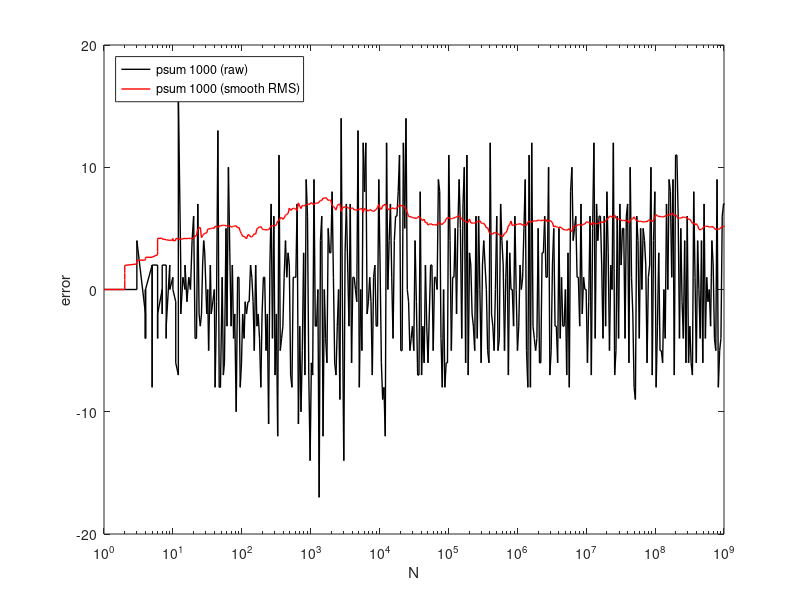
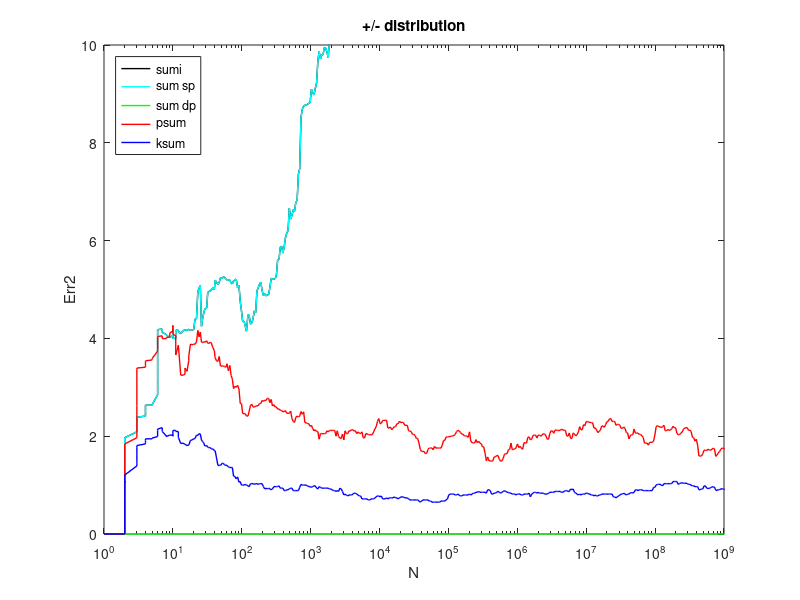
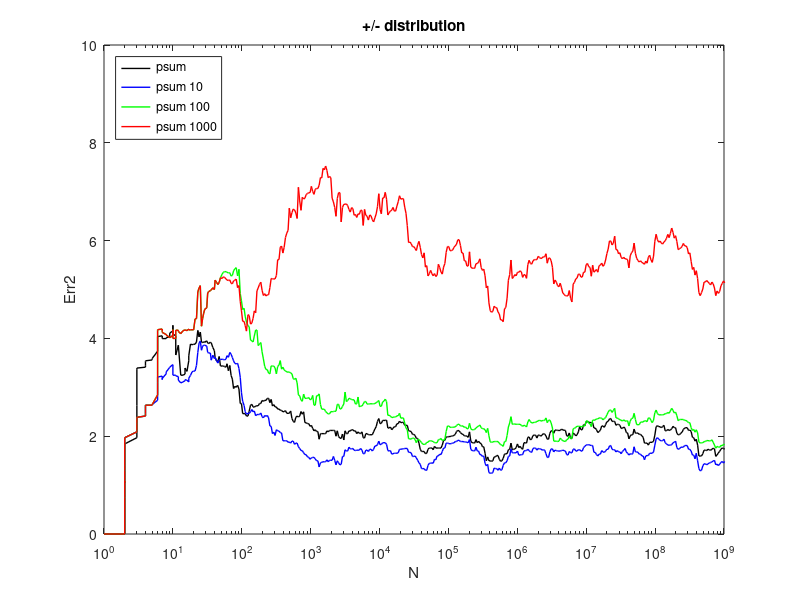
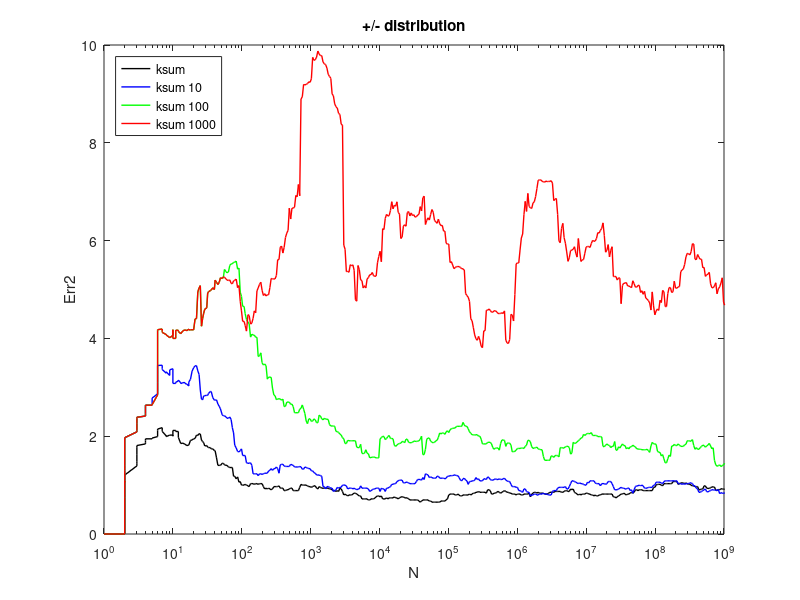

Source code (MATLAB) for these figures, in order:
isFAST = false;



if isFAST 
  a = dlmread("sums_bench_files/bench_fast_2.txt");
  ftitle = ", fast-math";
  fsuffix = "_fast";
else
  a = dlmread("sums_bench_files/bench_2.txt");
  ftitle = ""
  fsuffix = "";
endif

ntest = sum(a(:,1) == 1)
np = size(a,1) / ntest

b = reshape(a,ntest,np,[]);

nbel = b(:,1,2);
sumi = movmean(b(:,:,3).^2,33).^0.5;
sum0 = movmean(b(:,:,4).^2,33).^0.5;
sum1 = movmean(b(:,:,5).^2,33).^0.5;
psum = movmean(b(:,:,6).^2,33).^0.5;
psum10 = movmean(b(:,:,7).^2,33).^0.5;
psum100 = movmean(b(:,:,8).^2,33).^0.5;
psum1000 = movmean(b(:,:,9).^2,33,1).^0.5;
ksum = movmean(b(:,:,10).^2,33).^0.5;
ksum10 = movmean(b(:,:,11).^2,33).^0.5;
ksum100 = movmean(b(:,:,12).^2,33).^0.5;
ksum1000 = movmean(b(:,:,13).^2,33).^0.5;

set(0, 'DefaultLineLineWidth', 1);


h = figure(10)
semilogx  (nbel,b(:,1,9),'k', ...
           nbel,psum1000(:,1),'r')
axis([1 1e9 -20 20]);
xlabel('N'); ylabel("error"); %title("xxx");
legend('psum 1000 (raw)','psum 1000 (smooth RMS)', ...
       'location','northwest') 
print(['sums_bench_files/fig10' fsuffix '.png'],'-dpng','-S700,400');

h = figure(11)
semilogx  (nbel,sumi(:,1),'k', ...
           nbel,sum0(:,1),'c', ...
           nbel,sum1(:,1),'g', ...
           nbel,psum(:,1),'r', ...
           nbel,ksum(:,1),'b')
axis([1 1e9 0 10]);
xlabel('N'); ylabel("Err2"); title(["+/- distribution" ftitle]);
legend('sumi','sum sp','sum dp','psum','ksum', ...
       'location','northwest') 
print(['sums_bench_files/fig11' fsuffix '.png'],'-dpng','-S700,400');


h = figure(12)
semilogx  (nbel,psum(:,1),'k', ...
           nbel,psum10(:,1),'b', ...
           nbel,psum100(:,1),'g', ...
           nbel,psum1000(:,1),'r')
axis([1 1e9 0 10]);
xlabel('N'); ylabel("Err2"); title(["+/- distribution" ftitle]);
legend('psum','psum 10','psum 100','psum 1000', ...
       'location','northwest') 
print(['sums_bench_files/fig12' fsuffix '.png'],'-dpng','-S700,400');


h = figure(13)
semilogx  (nbel,ksum(:,1),'k', ...
           nbel,ksum10(:,1),'b', ...
           nbel,ksum100(:,1),'g', ...
           nbel,ksum1000(:,1),'r')
axis([1 1e9 0 10]);
xlabel('N'); ylabel("Err2"); title(["+/- distribution" ftitle]);
legend('ksum','ksum 10','ksum 100','ksum 1000', ...
       'location','northwest') 
print(['sums_bench_files/fig13' fsuffix '.png'],'-dpng','-S700,400');



h = figure(14)
semilogx  (nbel,sumi(:,2),'k', ...
           nbel,sum0(:,2),'c', ...
           nbel,sum1(:,2),'g', ...
           nbel,psum(:,2),'r', ...
           nbel,ksum(:,2),'b')
axis([1 1e9 0 10]);
xlabel('N'); ylabel("Err2"); title(["+++ distribution" ftitle]);
legend('sumi','sum sp','sum dp','psum','ksum', ...
       'location','northwest') 
print(['sums_bench_files/fig14' fsuffix '.png'],'-dpng','-S700,400');


h = figure(15)
semilogx  (nbel,psum(:,2),'k', ...
           nbel,psum10(:,2),'b', ...
           nbel,psum100(:,2),'g', ...
           nbel,psum1000(:,2),'r')
axis([1 1e9 0 10]);
xlabel('N'); ylabel("Err2"); title(["+++ distribution" ftitle]);
legend('psum','psum 10','psum 100','psum 1000', ...
       'location','northwest') 
print(['sums_bench_files/fig15' fsuffix '.png'],'-dpng','-S700,400');


h = figure(16)
semilogx  (nbel,ksum(:,2),'k', ...
           nbel,ksum10(:,2),'b', ...
           nbel,ksum100(:,2),'g', ...
           nbel,ksum1000(:,2),'r')
axis([1 1e9 0 10]);
xlabel('N'); ylabel("Err2"); title(["+++ distribution" ftitle]);
legend('ksum','ksum 10','ksum 100','ksum 1000', ...
       'location','northwest') 
print(['sums_bench_files/fig16' fsuffix '.png'],'-dpng','-S700,400');
